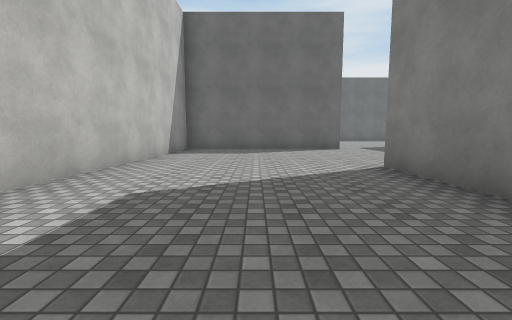
View 1 (above)

20 first-person views from a walk through a scene from a Unity 3-D project. The camera is 1.2 m above the floor, tilts 6° down and sees 90° across. The floor is counted in squares, 2 m on a side. Each view is taken from the middle of a square. On the plan, view 1 faces up. The plan holds only what a view shows up to about 9 squares ahead; the rest is blank. The player is left out. Surface patterns are stand-ins for the level's own textures.

View 2
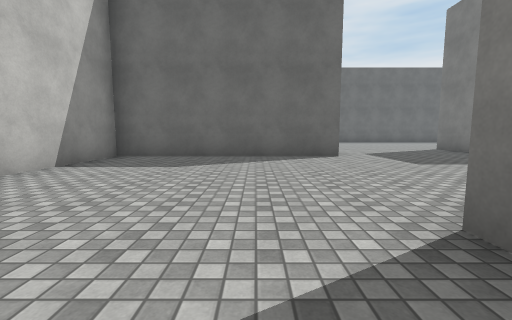

View 3
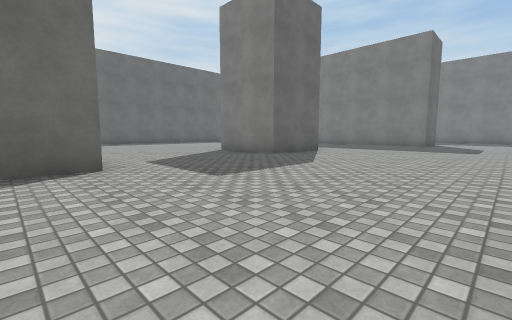

View 4
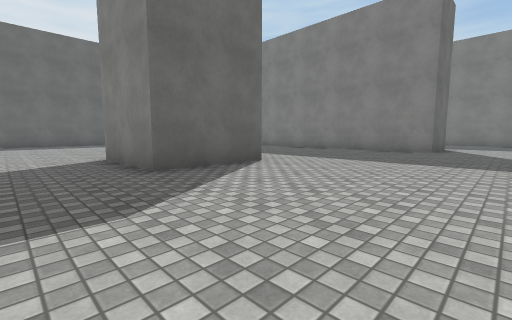

View 5
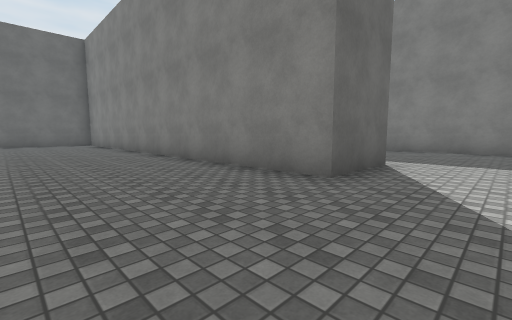

View 6
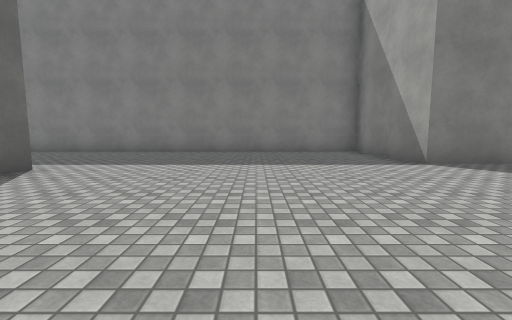

View 7
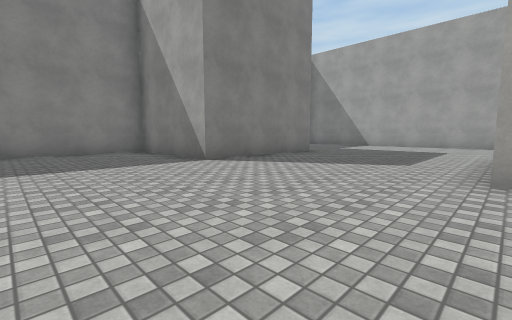

View 8
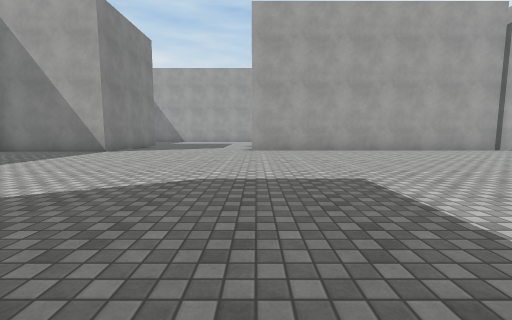

View 9
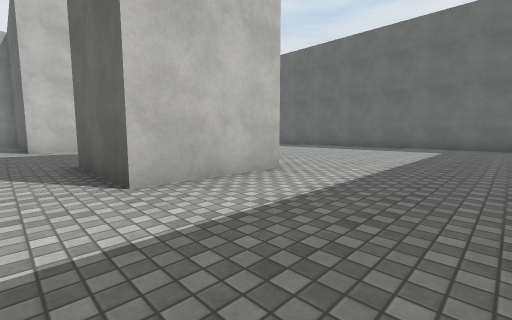

View 10
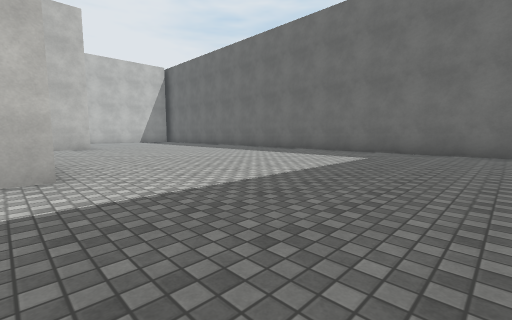

View 11
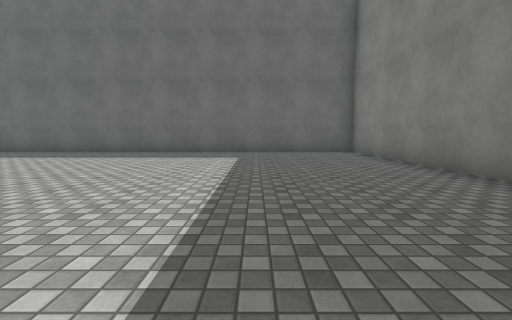

View 12
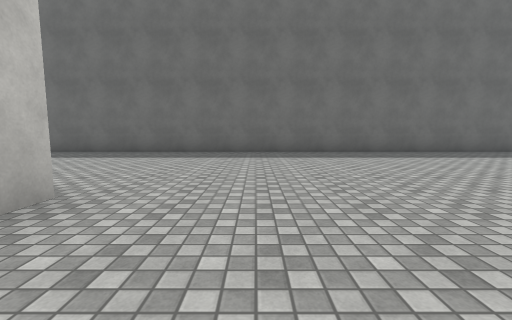

View 13
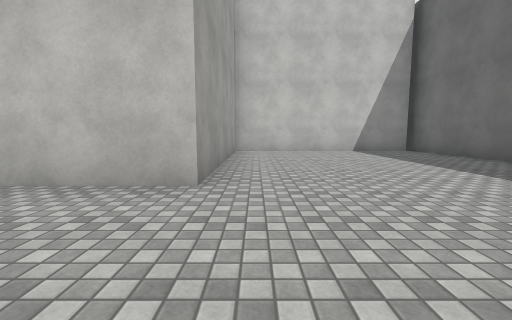

View 14
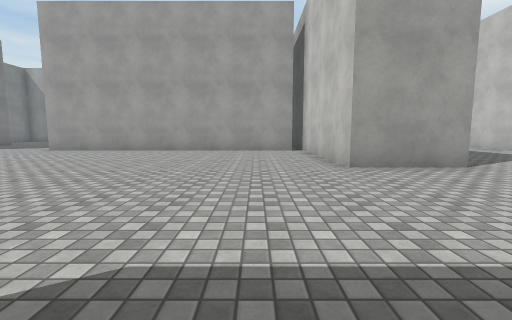

View 15
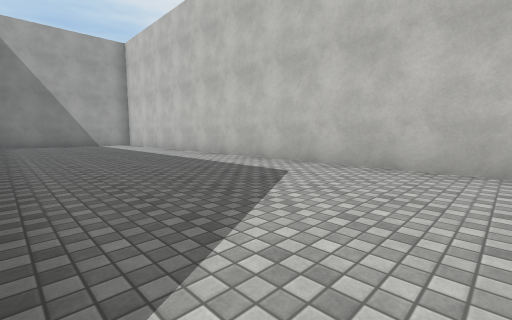

View 16
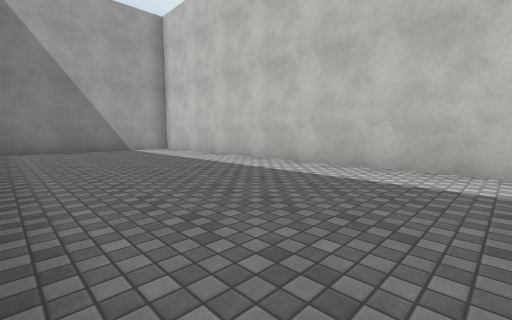

View 17
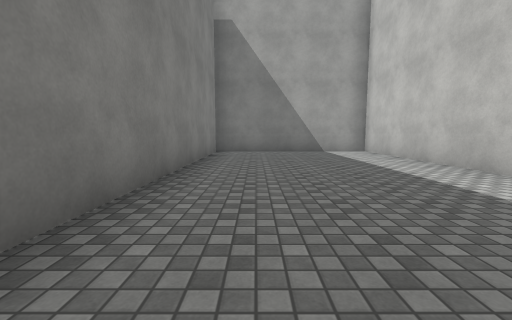

View 18
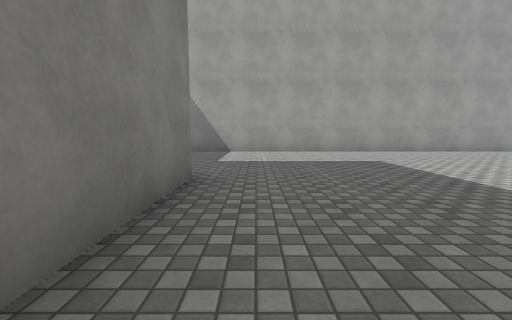

View 19
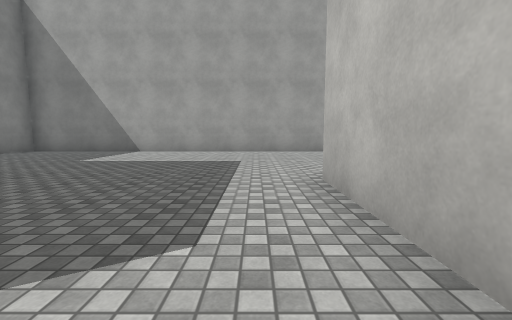

View 20
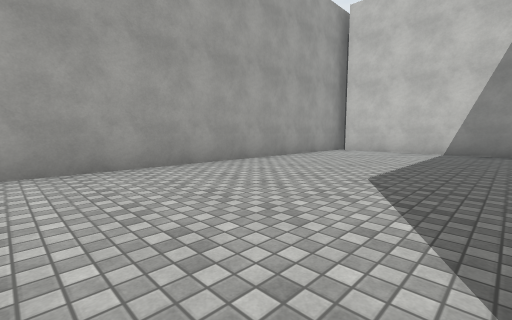

### Floor plan
Points are (right, up) in squares from view 1. A wall is a line through its corners. A room is listed if a view was taken in it or the views show most of it. See-through windows are left out.
Room 1 (views 1, 2, 3, 4, 5, 6, 7, 8, 9, 10, 11, 12, 13, 14, 15, 16, 17, 18, 19, 20)
walls: (10.1, 12.5) (10.1, 9.9) (7.7, 9.9) (7.7, 12.5); (17.2, 7.7) (15.1, 7.7) (15.1, 20.3) (-3.1, 20.3); (13.1, -0.8) (13.1, -3.4); (4.8, 0.2) (13.2, 0.2); (2.3, 2.2) (2.3, 4.5) (4.3, 4.5) (4.3, -0.1); (4.3, -3.9) (4.3, -8.2); (17.9, -3.5) (17.9, 0.7) (21.4, 0.7) (21.4, 11.4); (4.6, -8.5) (21.4, -8.5) (21.4, -7.4); (-2.6, 20.1) (-2.6, 14.3) (3.1, 14.3) (3.1, 9.6) (-2.6, 9.6) (-2.6, -8.5) (2.3, -8.5) (2.3, -1.2)

Positions as (right, up) in squares from view 1, and headings:
1: (0, 0), facing up
2: (1, 3), facing up
3: (2, 5), facing up-right
4: (6, 6), facing up-right
5: (12, 6), facing up-right
6: (13, 4), facing right
7: (13, 4), facing down-right
8: (13, 9), facing down
9: (13, 9), facing up-left
10: (14, 12), facing up-left
11: (12, 12), facing up
12: (5, 12), facing up
13: (6, 15), facing left
14: (6, 9), facing down
15: (2, 5), facing down-left
16: (2, 1), facing down-left
17: (1, 0), facing down
18: (17, 0), facing down
19: (14, 0), facing down
20: (13, -4), facing down-left
